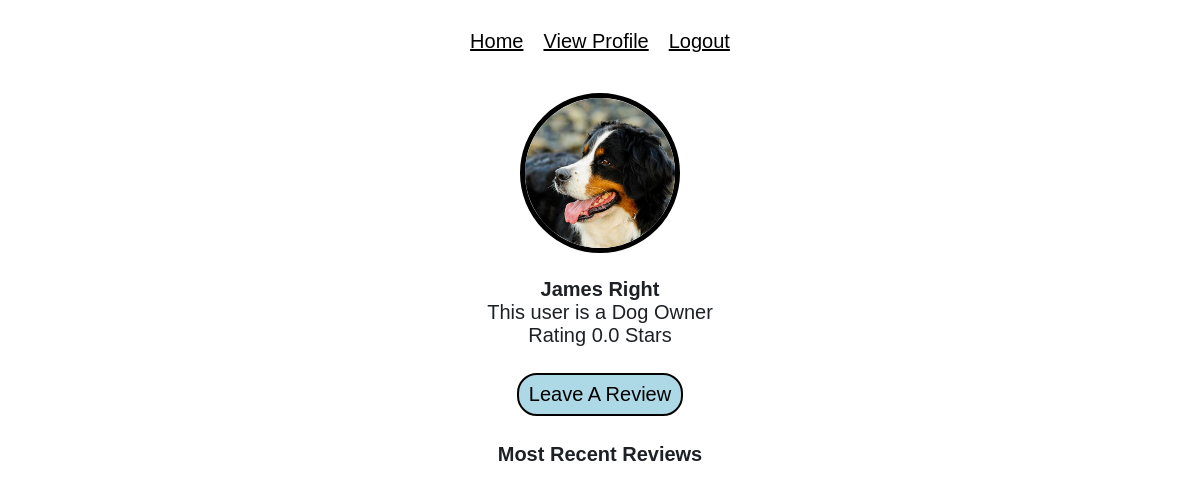
The page /profile/2 on the database its author committed.
### tables this page shows
CREATE TABLE users (
            usrId integer primary key,
            email text,
            password text,
            firstName text,
            lastName text,
            accType text,
            postcode text,
            numberOfReviews integer,
            starRating real,
            profileImage text
            );

### app.py (the view)
@app.route('/profile/<usrId>')
def profile(usrId):
    userObj = user(usrId)
    return render_template('profile.html', userObj=userObj, user=user)

### database.py (called while the page is built)
    def search(self, col="null", search="null"):
        conn = sqlite3.connect('main.db')
        c = conn.cursor()
        if col == "email":
            c.execute(f'SELECT * FROM users WHERE email="{search}"')
            data = c.fetchall()
        elif col == "password":
            c.execute(f'SELECT * FROM users WHERE password="{search}"')
            data = c.fetchall()
        elif col == "usrId":
            c.execute(f'SELECT * FROM users WHERE usrId="{search}"')
            data = c.fetchall()
        elif col == "postcode":
            c.execute(f'SELECT * FROM users WHERE postcode="{search}"')
            data = c.fetchall()
        else:
            c.execute(f'SELECT * FROM users')
            data = c.fetchall()
        conn.commit()
        conn.close()
        return(data)

    def getReviewsFor(self, usrId):
        conn = sqlite3.connect('main.db')
        c = conn.cursor()
        c.execute(f'SELECT * FROM review WHERE forUsrId="{usrId}" ORDER BY date DESC Limit 5')
        data = c.fetchall()
        return(data)
        conn.commit()
        conn.close()

### user.py (called while the page is built)
    def getReviewsFor(self):
        result = db.getReviewsFor(self.usrId)
        return result

    def getProfilePic(self):
        return self.profilePic

### templates/profile.html (shortened to what this page needs)
{% extends "base.html" %}
{% block head %}
    <link rel="stylesheet" href="{{ url_for('static', filename='css/profile.css') }}">
{% endblock %}
{% block body %}
    {% if session['usrId'] == userObj.usrId  %}
        <a class="profilePic" href="/editProfile">
            <img src="{{ url_for('static', filename=userObj.getProfilePic()) }}"><br>
        </a>
        <span style="font-style: italic; font-size: 12px;">(Click Image to Change)</span>
    {% else %}
        <img src="{{ url_for('static', filename=userObj.getProfilePic()) }}"><br>
    {% endif %}
    <p><span class="name"> {{ userObj.fName }} {{ userObj.lName }}</span><br>
        This user is a Dog {{ (userObj.accType).capitalize() }} <br>
        Rating {{ userObj.starRating }} Stars
    </p>
    <p>
        {% if session['usrId'] != userObj.usrId  %}
            <a href="/leaveReview/{{ userObj.usrId }}" id="topButton">Leave A Review</a>
        {% endif %}
        <h4>Most Recent Reviews</h6>
    </p>
{% endblock %}

### static/css/profile.css (style rules this page uses)
.name { font-weight: bold; }
a#topButton { background-color: lightblue; margin-top: 60px; font-size: 20px; border: 2px solid black; border-radius: 20px; padding: 8px 10px; display: inline-block; margin-top: 6px; text-decoration: none; color: black; }

### static/css/main.css (style rules this page uses)
body { font-size: 20px; font-weight: 100; text-decoration: none; text-align: center; color: rgb(29, 33, 37); font-family: Arial, Helvetica, sans-serif; }
img { height: 150px; width: 150px; border-radius: 70%; object-fit: cover; border: 5px solid black; }

### rows shown on the page
users: profileImage (picture), fName "James", lName "Right", accType "Owner", starRating "0.0"
